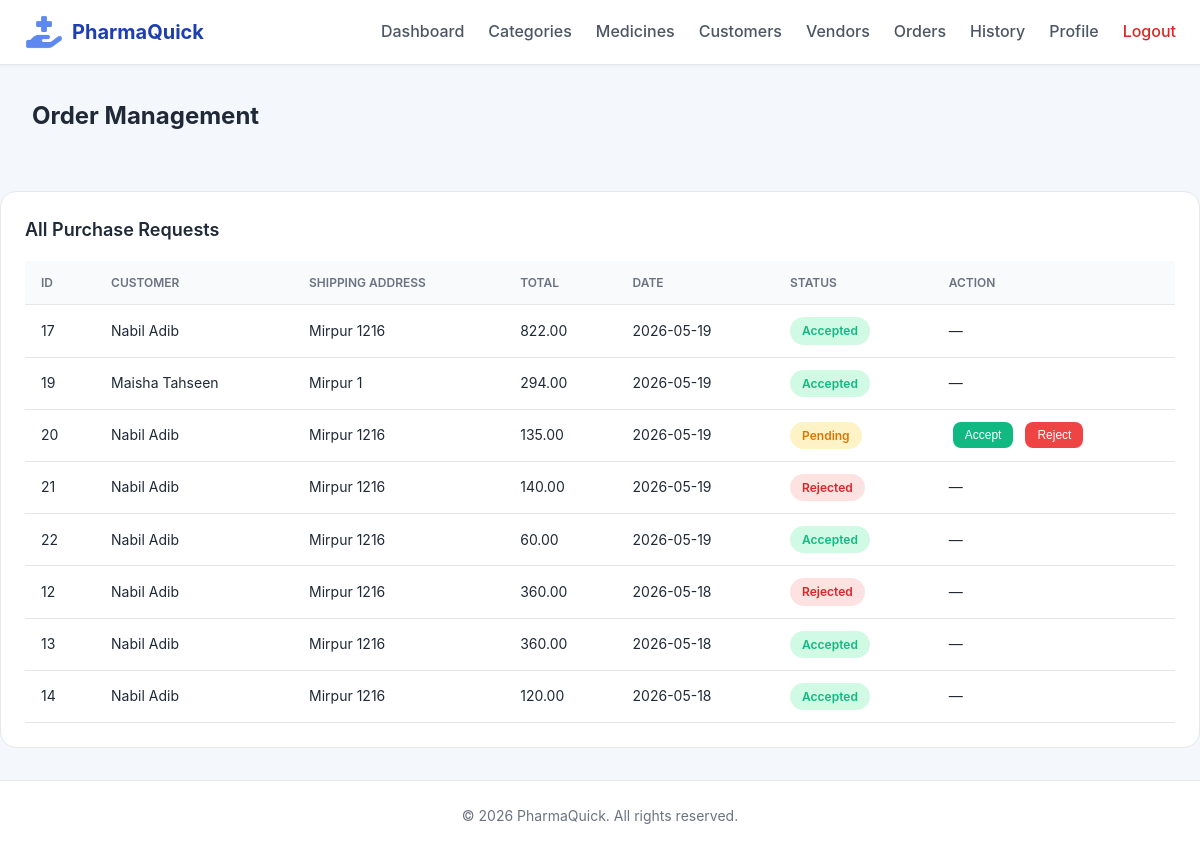
The app's page /index.php?page=admin&action=orders (signed in) with its own data.
### tables this page shows
CREATE TABLE `orders` (
  `id` int(11) NOT NULL,
  `user_id` int(11) NOT NULL,
  `total_amount` decimal(10,2) NOT NULL,
  `shipping_address` text NOT NULL,
  `status` enum('pending','accepted','rejected') DEFAULT 'pending',
  `payment_method` enum('Credit Card','bKash','Nagad','Bank Transfer','Cash on Delivery') NOT NULL,
  `order_date` date DEFAULT curdate()
);

CREATE TABLE `users` (
  `id` int(11) NOT NULL,
  `name` varchar(100) NOT NULL,
  `email` varchar(255) NOT NULL,
  `password_hash` varchar(255) NOT NULL,
  `role` enum('admin','customer','vendor') NOT NULL,
  `profile_picture` varchar(255) DEFAULT NULL,
  `address` text DEFAULT NULL,
  `phone` varchar(20) DEFAULT NULL,
  `created_at` datetime DEFAULT current_timestamp()
);

### models/Order.php (called while the page is built, shortened)
<?php
function get_all_orders($conn)
{
    $stmt = mysqli_prepare($conn,
        "SELECT o.*, u.name AS customer_name
         FROM orders o
         JOIN users u ON o.user_id = u.id
         ORDER BY o.order_date DESC"
    );
    mysqli_stmt_execute($stmt);
    $res = mysqli_stmt_get_result($stmt);
    $data = [];
    while ($row = mysqli_fetch_assoc($res)) {
        $data[] = $row;
    }
    return $data;
}
?>

### views/admin/orders.php (the view, shortened to what this page needs)
<?php
include __DIR__ . '/header.php';
?>
<div class="container">
    <h2>Order Management</h2>
    <div class="card">
        <h3>All Purchase Requests</h3>
        <table>
            <thead>
                <tr>
                    <th>ID</th>
                    <th>Customer</th>
                    <th>Shipping Address</th>
                    <th>Total</th>
                    <th>Date</th>
                    <th>Status</th>
                    <th>Action</th>
                </tr>
            </thead>
            <tbody>
                <?php if (!empty($orders)): ?>
                    <?php foreach ($orders as $o): ?>
                        <tr>
                            <td><?= $o['id'] ?></td>
                            <td><?= htmlspecialchars($o['customer_name']) ?></td>
                            <td><?= htmlspecialchars($o['shipping_address'] ?? 'N/A') ?></td>
                            <td><?= number_format($o['total_amount'], 2) ?></td>
                            <td><?= $o['order_date'] ?></td>
                            <td>
                                <span class="status <?= $o['status'] ?>">
                                    <?= ucfirst($o['status']) ?>
                                </span>
                            </td>
                            <td>
                                <?php if ($o['status'] === 'pending'): ?>
                                    <button class="btn accept" onclick="updateStatus(<?= $o['id'] ?>, 'accepted')">
                                        Accept
                                    </button>
                                    <button class="btn reject" onclick="updateStatus(<?= $o['id'] ?>, 'rejected')">
                                        Reject
                                    </button>
                                <?php else: ?>
                                    <span class="no-action">—</span>
                                <?php endif; ?>
                            </td>
                        </tr>
                    <?php endforeach; ?>
                <?php endif; ?>
            </tbody>
        </table>
    </div>
</div>
<?php include __DIR__ . '/footer.php'; ?>

### public/assets/admin/orders.css (style rules this page uses)
.container h2 { max-width: 1280px; margin: 0 auto; padding: 2rem 2rem; font-size: 1.5rem; font-weight: 700; color: #1f2937; margin-bottom: 1.5rem; display: flex; align-items: center; gap: 0.5rem; }
.card { background: white; border: 1px solid #e5e7eb; border-radius: 1rem; padding: 1.5rem; margin-bottom: 2rem; overflow-x: auto; }
.card h3 { font-size: 1.125rem; font-weight: 600; color: #1f2937; margin-bottom: 1rem; }
table { width: 100%; border-collapse: collapse; }
table th { background: #f8fafc; padding: 0.75rem 1rem; text-align: left; font-size: 0.75rem; font-weight: 600; text-transform: uppercase; color: #6b7280; border-bottom: 1px solid #e5e7eb; }
table td { padding: 0.75rem 1rem; font-size: 0.875rem; color: #1f2937; border-bottom: 1px solid #e5e7eb; }
.status { display: inline-block; padding: 0.25rem 0.75rem; border-radius: 9999px; font-size: 0.75rem; font-weight: 600; text-transform: capitalize; }
.status.pending { background: #fef3c7; color: #d97706; }
.status.accepted { background: #d1fae5; color: #10b981; }
.status.rejected { background: #fee2e2; color: #dc2626; }
.btn { padding: 0.375rem 0.75rem; border: none; border-radius: 0.5rem; font-size: 0.75rem; font-weight: 500; cursor: pointer; transition: all 0.2s; margin: 0 0.25rem; }
.btn.accept { background: #10b981; color: white; }
.btn.reject { background: #ef4444; color: white; }
table td:last-child { white-space: nowrap; }

### views/admin/header.php (style rules this page uses)
* { margin: 0; padding: 0; box-sizing: border-box; }
body { font-family: 'Inter', 'Segoe UI', Tahoma, Geneva, Verdana, sans-serif; background: #f4f7fb; color: #1f2937; line-height: 1.6; }

### records on screen
orders: id "17", user.name "Nabil Adib", shipping_address "Mirpur 1216", total_amount "822.00", order_date "2026-05-19", status "Accepted"
orders: id "19", user.name "Maisha Tahseen", shipping_address "Mirpur 1", total_amount "294.00", order_date "2026-05-19", status "Accepted"
orders: id "20", user.name "Nabil Adib", shipping_address "Mirpur 1216", total_amount "135.00", order_date "2026-05-19", status "Pending"
orders: id "21", user.name "Nabil Adib", shipping_address "Mirpur 1216", total_amount "140.00", order_date "2026-05-19", status "Rejected"
orders: id "22", user.name "Nabil Adib", shipping_address "Mirpur 1216", total_amount "60.00", order_date "2026-05-19", status "Accepted"
orders: id "12", user.name "Nabil Adib", shipping_address "Mirpur 1216", total_amount "360.00", order_date "2026-05-18", status "Rejected"
orders: id "13", user.name "Nabil Adib", shipping_address "Mirpur 1216", total_amount "360.00", order_date "2026-05-18", status "Accepted"
orders: id "14", user.name "Nabil Adib", shipping_address "Mirpur 1216", total_amount "120.00", order_date "2026-05-18", status "Accepted"
